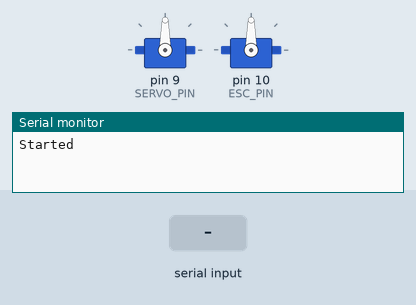
Simulated run of this sketch. Board: Arduino Uno, built with avr-gcc and run on an emulated ATmega328P. On the bench: 2 × servo, the last lines printed to the serial monitor. The test bench sets the inputs (shaded band).

Above: at 1.2 s.
1.3 s: "90,45\n" received over the second serial link
At 2.5 s:
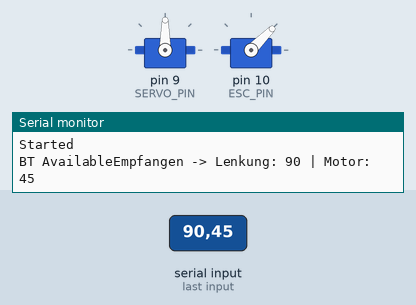
2.8 s: "30,150\n" received over the second serial link
At 3.7 s:
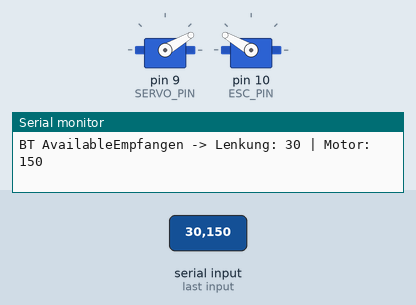
4.3 s: "1,90\n" received over the second serial link
At 4.9 s:
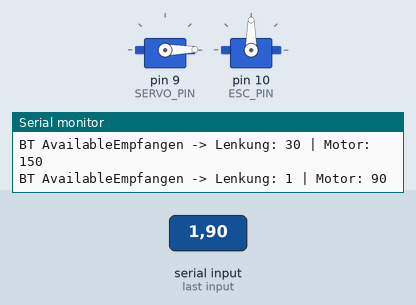
Timing chart, 0 to 7.3 s (numbered marks = the images above; inputs shaded):
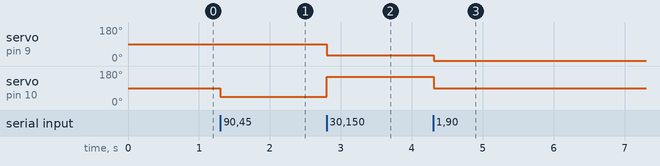

Measured:
- after the input at 1.3 s, servo on pin 10 (ESC_PIN): 90° → 45° at once
- after the input at 2.8 s, servo on pin 9 (SERVO_PIN): 90° → 30° at once; servo on pin 10 (ESC_PIN): 45° → 150° at once
- after the input at 4.3 s, servo on pin 9 (SERVO_PIN): 30° → 1° at once; servo on pin 10 (ESC_PIN): 150° → 90° at once

The sketch:

empfaenger2.ino
```cpp
#include <Servo.h>
#include <SoftwareSerial.h>

// Pins
#define SERVO_PIN 9     // Servo für die Lenkung
#define ESC_PIN 10      // ESC für den Motor
#define BT_RX 11        // Bluetooth RX
#define BT_TX 12        // Bluetooth TX

// Servo- und ESC-Objekte
Servo lenkung;
Servo motor;
SoftwareSerial BTSerial(BT_RX, BT_TX); // SoftwareSerial für Bluetooth

// Eingangsvariablen
int lenkWinkel = 90;   // Startposition der Lenkung (neutral)
int motorPower = 90;   // Neutralstellung für ESC (Mittelwert für Stop)

void setup() {
    // Servos an Pins anschließen
    lenkung.attach(SERVO_PIN);
    motor.attach(ESC_PIN);

    // Bluetooth starten
    BTSerial.begin(9600);

    // Initiale Position setzen
    lenkung.write(lenkWinkel);
    motor.write(motorPower);
    Serial.begin(9600); // Serielle Kommunikation starten
    Serial.println("Started");
}

void loop() {
    // Prüfen, ob Daten über Bluetooth empfangen wurden
    if (BTSerial.available()) {
        String data = BTSerial.readStringUntil('\n');
        int commaIndex = data.indexOf(',');
        Serial.print("BT Available");
        if (commaIndex > 0) {
            int lenkungWert = data.substring(0, commaIndex).toInt();
            int motorWert = data.substring(commaIndex + 1).toInt();

            // Werte aktualisieren
            lenkung.write(lenkungWert);
            motor.write(motorWert);

            // Debugging
            Serial.print("Empfangen -> Lenkung: ");
            Serial.print(lenkungWert);
            Serial.print(" | Motor: ");
            Serial.println(motorWert);
        }else{
          Serial.println("Kein Empfang!");
        }
    }

    delay(50); // Kurze Pause zur Stabilisierung
}
```
